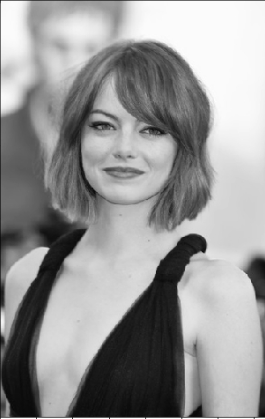
#> input picture HaL6/computer-vision/Lab6/girl.png, 265 x 419 px
$ python laplace.py
#> lines starting #> are read from the running program, lines starting #| are printed output that depends on the picture
#!/usr/bin/env python

import numpy as np
import cv2
from scipy.ndimage import convolve

# todo: unsharp masking

def laplace(im):
    grayIm = cv2.cvtColor(im, cv2.COLOR_BGR2GRAY)
    K = np.array([[0,1,0], [1,-4,1], [0,1,0]], np.float32)
    return convolve(grayIm, K)

if __name__ == "__main__":
    path = 'girl.png'
    im = cv2.imread(path)
#> im is the input picture: shape (419, 265, 3); min 8, max 255, mean 150.3
    res = laplace(im)
#> in laplace, `return convolve(grayIm, K)`:
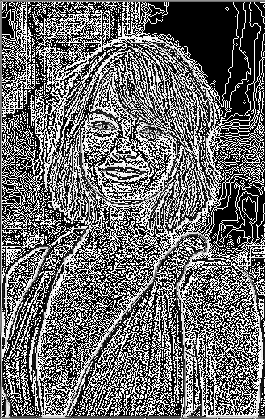
#> returned value: shape (419, 265); min 0, max 255, mean 108.1
    cv2.imwrite('res-'+path, res)
    cv2.imshow('test', res)
    cv2.waitKey(0)
    cv2.destroyAllWindows()
